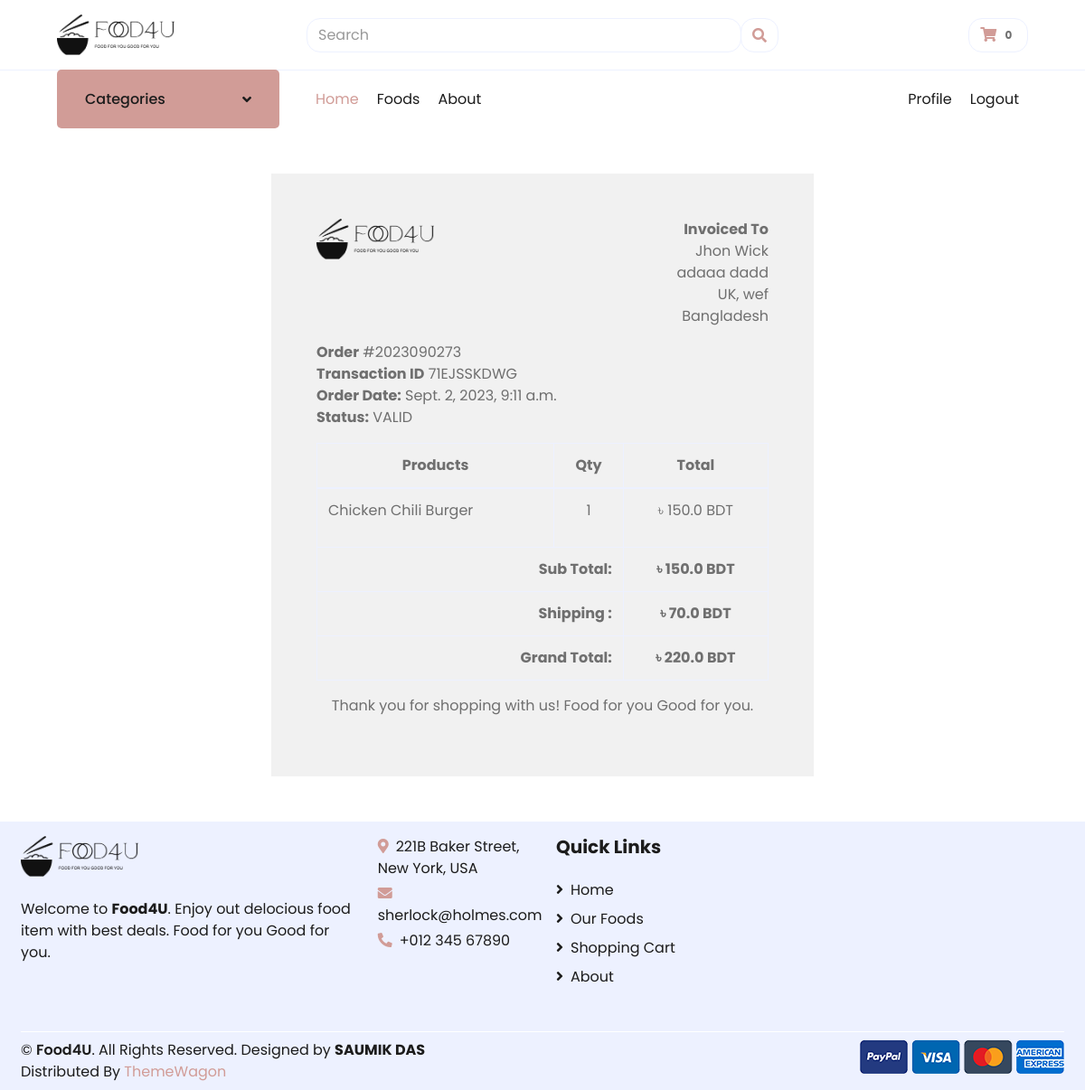
/accounts/order_detail/2023090273/ (signed in), run on the app's committed database.
### orders/models.py (models this page shows, shortened)
class Order(models.Model):
    STATUS = (
        ('New', 'New'),
        ('Accepted', 'Accepted'),
        ('Completed', 'Completed'),
        ('Cancelled', 'Cancelled'),
    )
    user = models.ForeignKey(Account, on_delete=models.SET_NULL, null=True)
    payment = models.ForeignKey(
        Payment, on_delete=models.SET_NULL, blank=True, null=True)
    order_number = models.CharField(max_length=20)
    first_name = models.CharField(max_length=50)
    last_name = models.CharField(max_length=50)
    phone = models.CharField(max_length=15)
    email = models.EmailField(max_length=50)
    address_line_1 = models.CharField(max_length=50)
    address_line_2 = models.CharField(max_length=50, blank=True)
    country = models.CharField(max_length=50)
    state = models.CharField(max_length=50)
    city = models.CharField(max_length=50)
    order_note = models.CharField(max_length=100, blank=True)
    order_total = models.FloatField()
    shipping = models.FloatField()
    status = models.CharField(max_length=10, choices=STATUS, default='New')
    ip = models.CharField(blank=True, max_length=20)
    is_ordered = models.BooleanField(default=False)
    created_at = models.DateTimeField(auto_now_add=True)
    updated_at = models.DateTimeField(auto_now=True)
    def full_name(self):
        return f'{self.first_name} {self.last_name}'
    def full_address(self):
        return f'{self.address_line_1} {self.address_line_2}'

class Payment(models.Model):
    user = models.ForeignKey(Account, on_delete=models.CASCADE)
    payment_id = models.CharField(max_length=100)
    payment_method = models.CharField(max_length=100)
    amount_paid = models.CharField(max_length=100)
    status = models.CharField(max_length=100)
    created_at = models.DateTimeField(auto_now_add=True)

class OrderProduct(models.Model):
    order = models.ForeignKey(Order, on_delete=models.CASCADE)
    payment = models.ForeignKey(
        Payment, on_delete=models.SET_NULL, blank=True, null=True)
    user = models.ForeignKey(Account, on_delete=models.CASCADE)
    product = models.ForeignKey(Product, on_delete=models.CASCADE)
    quantity = models.IntegerField()
    product_price = models.FloatField()
    ordered = models.BooleanField(default=False)
    created_at = models.DateTimeField(auto_now_add=True)
    updated_at = models.DateTimeField(auto_now=True)

### store/models.py (models this page shows, shortened)
class Product(models.Model):
    product_name = models.CharField(max_length=200, unique=True)
    slug = models.SlugField(max_length=200, unique=True)
    description = models.TextField(max_length=500, blank=True)
    price = models.IntegerField()
    images = models.ImageField(upload_to='photos/products')
    stock = models.IntegerField()
    is_available = models.BooleanField(default=True)
    is_special = models.BooleanField(default=False)
    category = models.ForeignKey(Category, on_delete=models.CASCADE)
    created_date = models.DateTimeField(auto_now_add=True)
    modified_date = models.DateTimeField(auto_now=True)

### accounts/views.py (the view)
# urls.py: path('order_detail/<int:order_id>/', views.order_detail, name='order_detail'),
@login_required(login_url='login')
def order_detail(request, order_id):
    order_detail = OrderProduct.objects.filter(order__order_number=order_id)
    order = Order.objects.get(order_number=order_id)
    subtotal = 0
    for i in order_detail:
        subtotal += i.product_price * i.quantity
    context = {
        'order_detail': order_detail,
        'order': order,
        'subtotal': subtotal,
    }
    return render(request, 'accounts/order_detail.html', context)

### cart/context_processors.py (called while the page is built)
def counter(request):
    cart_count = 0
    if 'admin' in request.path:
        return {}
    else:
        try:
            cart = Cart.objects.filter(cart_id=_cart_id(request))
            if request.user.is_authenticated:
                cart_items = CartItem.objects.all().filter(user=request.user)
            else:
                cart_items = CartItem.objects.all().filter(cart=cart[:1])
            for cart_item in cart_items:
                cart_count += cart_item.quantity
        except Cart.DoesNotExist:
            cart_count = 0
    return dict(cart_count=cart_count)

### cart/views.py (called while the page is built)
def _cart_id(request):
    cart = request.session.session_key
    if not cart:
        cart = request.session.create()
    return cart

### category/context_processors.py (called while the page is built)
def menu_links(request):
    links = Category.objects.all()
    return dict(links=links)

### category/models.py (called while the page is built)
    def get_url(self):
        return reverse('products_by_category', args=[self.slug])

### accounts/templates/accounts/order_detail.html (shortened to what this page needs)
{% extends 'base.html' %}
{% load static %}
{% block content %}
<div class="container" style="margin: 0 auto;width: 50%;padding: 50px;background: #f1f1f1;margin-top: 50px;margin-bottom: 50px;">
    <div class="row invoice row-printable">
        <div class="col-md-12">
            <div class="panel panel-default plain" id="dash_0">
                <div class="panel-body p30">
                    <div class="row">
                        <div class="col-lg-6">
                            <div class="invoice-logo"><h2><img src="{% static 'images\f4u1.png' %}" alt="Food4U" width="130" height="45"></h2></div>
                        </div>
                        <div class="col-lg-6">
                            <div class="invoice-from">
                                <ul class="list-unstyled text-right">
                                    <li><strong>Invoiced To</strong></li>
                                    <li>{{order.full_name}}</li>
                                    <li>{{order.full_address}}</li>
                                    <li>{{order.city}}, {{order.state}}</li>
                                    <li>{{order.country}}</li>
                                </ul>
                            </div>
                        </div>
                        <div class="col-lg-12">
                            <div class="invoice-details mt25">
                                <div class="well">
                                    <ul class="list-unstyled mb0">
                                        <li><strong>Order</strong> #{{order.order_number}}</li>
                                        <li><strong>Transaction ID</strong> {{order.payment.payment_id}}</li>
                                        <li><strong>Order Date:</strong> {{order.created_at}}</li>
                                        <li><strong>Status:</strong> {{order.payment.status}}</li>
                                    </ul>
                                </div>
                            </div>
                            <div class="invoice-items">
                                <div class="table-responsive" style="overflow: hidden; outline: none;" tabindex="0">
                                    <table class="table table-bordered">
                                        <thead>
                                            <tr>
                                                <th class="per70 text-center">Products</th>
                                                <th class="per5 text-center">Qty</th>
                                                <th class="per25 text-center">Total</th>
                                            </tr>
                                        </thead>
                                        <tbody>
                                          {% for item in order_detail %}
                                            <tr>
                                                <td>{{item.product.product_name}}
                                                </td>
                                                <td class="text-center">{{item.quantity}}</td>
                                                <td class="text-center">৳ {{item.product_price}} BDT</td>
                                            </tr>
                                          {% endfor %}
                                        </tbody>
                                        <tfoot>
                                            <tr>
                                                <th colspan="2" class="text-right">Sub Total:</th>
                                                <th class="text-center">৳ {{subtotal}} BDT</th>
                                            </tr>
                                            <tr>
                                                <th colspan="2" class="text-right">Shipping :</th>
                                                <th class="text-center">৳ {{order.shipping}} BDT</th>
                                            </tr>
                                            <tr>
                                                <th colspan="2" class="text-right">Grand Total:</th>
                                                <th class="text-center">৳ {{order.order_total}} BDT</th>
                                            </tr>
                                        </tfoot>
                                    </table>
                                </div>
                            </div>
                            <div class="invoice-footer mt25">
                                <p class="text-center">Thank you for shopping with us! Food for you Good for you.</p>
                            </div>
                        </div>
                    </div>
                </div>
            </div>
        </div>
    </div>
    </div>
{% endblock %}

### data on the page
Order: full_name "Jhon Wick", full_address "adaaa dadd", city "UK", state "wef", country "Bangladesh", order_number "2023090273", payment.payment_id "71EJSSKDWG", created_at "Sept. 2, 2023, 9:11 a.m.", payment.status "VALID", shipping "70.0", order_total "220.0"
OrderProduct: product.product_name "Chicken Chili Burger", quantity "1", product_price "150.0"

### other printed values
{{ cart_count }} "0"
{{ subtotal }} "150.0"
